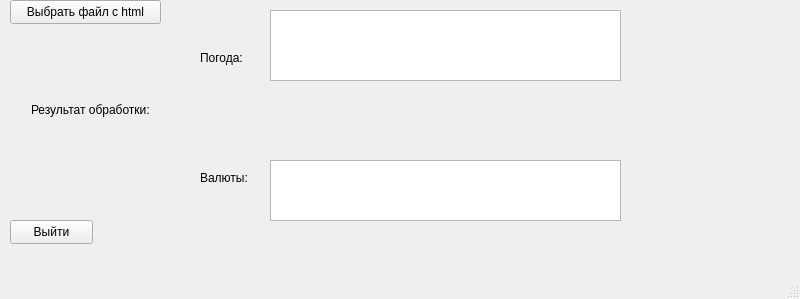
<?xml version="1.0" encoding="UTF-8"?>
<ui version="4.0">
 <class>MainWindow</class>
 <widget class="QMainWindow" name="MainWindow">
  <property name="geometry">
   <rect>
    <x>0</x>
    <y>0</y>
    <width>800</width>
    <height>299</height>
   </rect>
  </property>
  <property name="windowTitle">
   <string>MainWindow</string>
  </property>
  <widget class="QWidget" name="centralwidget">
   <widget class="QLabel" name="label">
    <property name="geometry">
     <rect>
      <x>200</x>
      <y>50</y>
      <width>62</width>
      <height>16</height>
     </rect>
    </property>
    <property name="text">
     <string>Погода:</string>
    </property>
   </widget>
   <widget class="QPlainTextEdit" name="plainTextEdit">
    <property name="geometry">
     <rect>
      <x>270</x>
      <y>10</y>
      <width>351</width>
      <height>71</height>
     </rect>
    </property>
   </widget>
   <widget class="QLabel" name="label_2">
    <property name="geometry">
     <rect>
      <x>200</x>
      <y>170</y>
      <width>61</width>
      <height>16</height>
     </rect>
    </property>
    <property name="text">
     <string>Валюты:</string>
    </property>
   </widget>
   <widget class="QPlainTextEdit" name="plainTextEditRates">
    <property name="geometry">
     <rect>
      <x>270</x>
      <y>160</y>
      <width>351</width>
      <height>61</height>
     </rect>
    </property>
   </widget>
   <widget class="QPushButton" name="pushButtonFile">
    <property name="geometry">
     <rect>
      <x>10</x>
      <y>0</y>
      <width>151</width>
      <height>24</height>
     </rect>
    </property>
    <property name="text">
     <string>Выбрать файл с html</string>
    </property>
   </widget>
   <widget class="QPushButton" name="pushButton_2">
    <property name="geometry">
     <rect>
      <x>10</x>
      <y>220</y>
      <width>83</width>
      <height>24</height>
     </rect>
    </property>
    <property name="text">
     <string>Выйти</string>
    </property>
   </widget>
   <widget class="QLabel" name="label_3">
    <property name="geometry">
     <rect>
      <x>31</x>
      <y>100</y>
      <width>151</width>
      <height>20</height>
     </rect>
    </property>
    <property name="text">
     <string>Результат обработки:</string>
    </property>
   </widget>
  </widget>
  <widget class="QMenuBar" name="menubar">
   <property name="geometry">
    <rect>
     <x>0</x>
     <y>0</y>
     <width>800</width>
     <height>21</height>
    </rect>
   </property>
  </widget>
  <widget class="QStatusBar" name="statusbar"/>
 </widget>
 <resources/>
 <connections/>
</ui>
